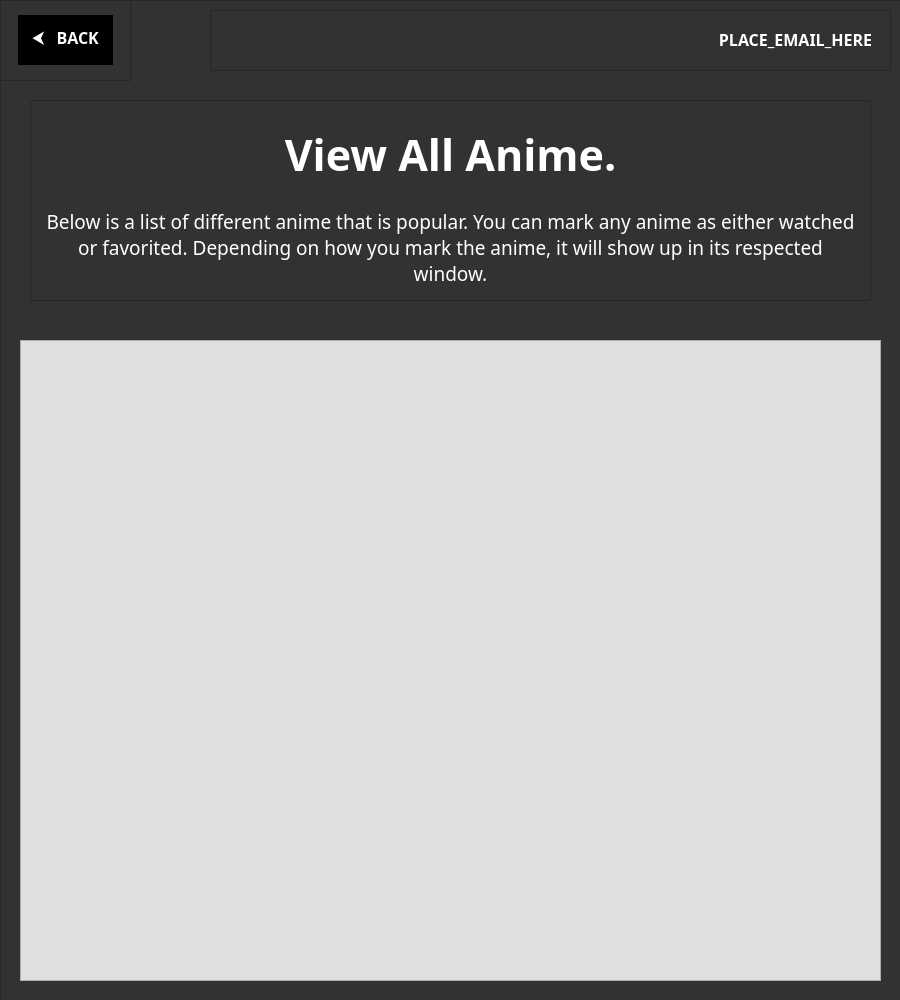
<?xml version="1.0" encoding="UTF-8"?>
<ui version="4.0">
 <class>ViewAnimeWindow</class>
 <widget class="QMainWindow" name="ViewAnimeWindow">
  <property name="geometry">
   <rect>
    <x>0</x>
    <y>0</y>
    <width>900</width>
    <height>1000</height>
   </rect>
  </property>
  <property name="minimumSize">
   <size>
    <width>900</width>
    <height>1000</height>
   </size>
  </property>
  <property name="maximumSize">
   <size>
    <width>900</width>
    <height>1000</height>
   </size>
  </property>
  <property name="windowTitle">
   <string>Animeplex - View Anime Window</string>
  </property>
  <property name="styleSheet">
   <string notr="true">background-color: rgb(50, 50, 50)</string>
  </property>
  <widget class="QWidget" name="centralwidget">
   <widget class="QFrame" name="StartWindow_BottomFrame">
    <property name="geometry">
     <rect>
      <x>0</x>
      <y>0</y>
      <width>901</width>
      <height>1001</height>
     </rect>
    </property>
    <property name="styleSheet">
     <string notr="true">QFrame {
	border-image: none;
}</string>
    </property>
    <property name="frameShape">
     <enum>QFrame::StyledPanel</enum>
    </property>
    <property name="frameShadow">
     <enum>QFrame::Raised</enum>
    </property>
    <widget class="QFrame" name="ViewAnimeWindow_BackBtnFrame">
     <property name="geometry">
      <rect>
       <x>0</x>
       <y>0</y>
       <width>131</width>
       <height>81</height>
      </rect>
     </property>
     <property name="frameShape">
      <enum>QFrame::StyledPanel</enum>
     </property>
     <property name="frameShadow">
      <enum>QFrame::Raised</enum>
     </property>
     <layout class="QHBoxLayout" name="horizontalLayout_15">
      <item>
       <layout class="QHBoxLayout" name="horizontalLayout_16">
        <item>
         <widget class="QPushButton" name="ViewAnimeWindow_BackBtn">
          <property name="minimumSize">
           <size>
            <width>95</width>
            <height>50</height>
           </size>
          </property>
          <property name="maximumSize">
           <size>
            <width>95</width>
            <height>50</height>
           </size>
          </property>
          <property name="font">
           <font>
            <family>Noto Sans</family>
            <pointsize>12</pointsize>
            <weight>75</weight>
            <bold>true</bold>
           </font>
          </property>
          <property name="cursor">
           <cursorShape>PointingHandCursor</cursorShape>
          </property>
          <property name="styleSheet">
           <string notr="true">QPushButton {
	background-color: rgb(0, 0, 0);
	color: white;	
	border: none;
}

QPushButton::hover {
	background-color: rgb(186, 0, 0);
}</string>
          </property>
          <property name="text">
           <string>⮜   BACK</string>
          </property>
         </widget>
        </item>
       </layout>
      </item>
     </layout>
    </widget>
    <widget class="QFrame" name="ViewAnimeWindow_EmailFrame">
     <property name="geometry">
      <rect>
       <x>210</x>
       <y>10</y>
       <width>681</width>
       <height>61</height>
      </rect>
     </property>
     <property name="styleSheet">
      <string notr="true">QLabel {
	padding-bottom: 3px;
	padding-right: 5px;
}</string>
     </property>
     <property name="frameShape">
      <enum>QFrame::StyledPanel</enum>
     </property>
     <property name="frameShadow">
      <enum>QFrame::Raised</enum>
     </property>
     <layout class="QHBoxLayout" name="horizontalLayout_6">
      <item>
       <layout class="QHBoxLayout" name="horizontalLayout_3">
        <item>
         <widget class="QLabel" name="ViewAnimeWindow_EmailLabel">
          <property name="font">
           <font>
            <family>Noto Sans</family>
            <pointsize>12</pointsize>
            <weight>75</weight>
            <bold>true</bold>
           </font>
          </property>
          <property name="styleSheet">
           <string notr="true">QLabel {
	color: white;
}</string>
          </property>
          <property name="text">
           <string>PLACE_EMAIL_HERE</string>
          </property>
          <property name="alignment">
           <set>Qt::AlignRight|Qt::AlignTrailing|Qt::AlignVCenter</set>
          </property>
         </widget>
        </item>
       </layout>
      </item>
     </layout>
    </widget>
    <widget class="QFrame" name="ViewAnimeWindow_TextFrame">
     <property name="geometry">
      <rect>
       <x>30</x>
       <y>100</y>
       <width>841</width>
       <height>201</height>
      </rect>
     </property>
     <property name="frameShape">
      <enum>QFrame::StyledPanel</enum>
     </property>
     <property name="frameShadow">
      <enum>QFrame::Raised</enum>
     </property>
     <layout class="QVBoxLayout" name="verticalLayout_2">
      <item>
       <layout class="QVBoxLayout" name="verticalLayout">
        <item>
         <widget class="QLabel" name="label">
          <property name="font">
           <font>
            <family>Noto Sans</family>
            <pointsize>32</pointsize>
            <weight>75</weight>
            <bold>true</bold>
           </font>
          </property>
          <property name="styleSheet">
           <string notr="true">QLabel {
	color: white;
}</string>
          </property>
          <property name="text">
           <string>View All Anime.</string>
          </property>
          <property name="alignment">
           <set>Qt::AlignCenter</set>
          </property>
         </widget>
        </item>
        <item>
         <widget class="QLabel" name="label_2">
          <property name="font">
           <font>
            <family>Noto Sans</family>
            <pointsize>14</pointsize>
           </font>
          </property>
          <property name="styleSheet">
           <string notr="true">QLabel {
	color: white;
}</string>
          </property>
          <property name="text">
           <string>Below is a list of different anime that is popular. You can mark any anime as either watched or favorited. Depending on how you mark the anime, it will show up in its respected window.</string>
          </property>
          <property name="alignment">
           <set>Qt::AlignCenter</set>
          </property>
          <property name="wordWrap">
           <bool>true</bool>
          </property>
         </widget>
        </item>
       </layout>
      </item>
     </layout>
    </widget>
    <widget class="QFrame" name="ViewAnimeWindow_AnimeFrame">
     <property name="geometry">
      <rect>
       <x>20</x>
       <y>340</y>
       <width>861</width>
       <height>641</height>
      </rect>
     </property>
     <property name="styleSheet">
      <string notr="true">QFrame {
	background-color: rgb(223, 223, 223)
}</string>
     </property>
     <property name="frameShape">
      <enum>QFrame::StyledPanel</enum>
     </property>
     <property name="frameShadow">
      <enum>QFrame::Raised</enum>
     </property>
     <layout class="QVBoxLayout" name="verticalLayout_4">
      <item>
       <layout class="QVBoxLayout" name="ViewAnimeWindow_AnimeFrameLayout"/>
      </item>
     </layout>
    </widget>
   </widget>
  </widget>
 </widget>
 <resources/>
 <connections/>
</ui>
